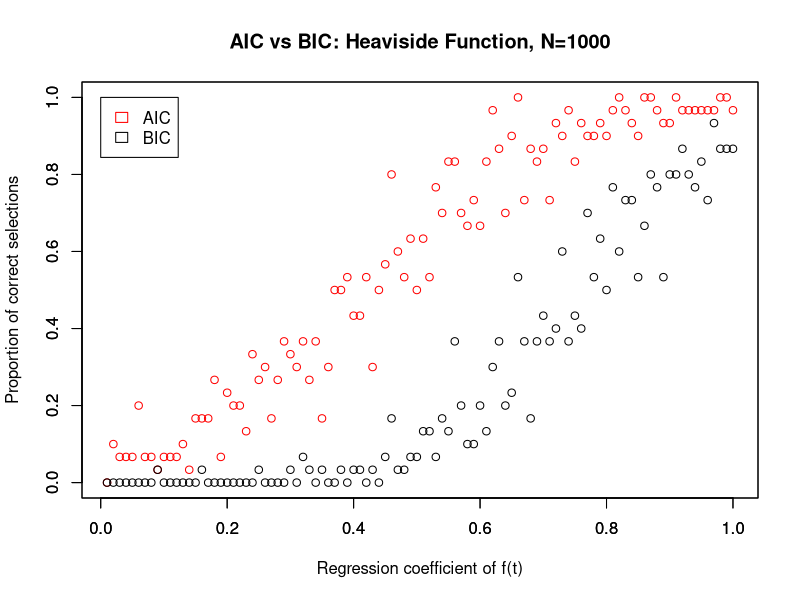
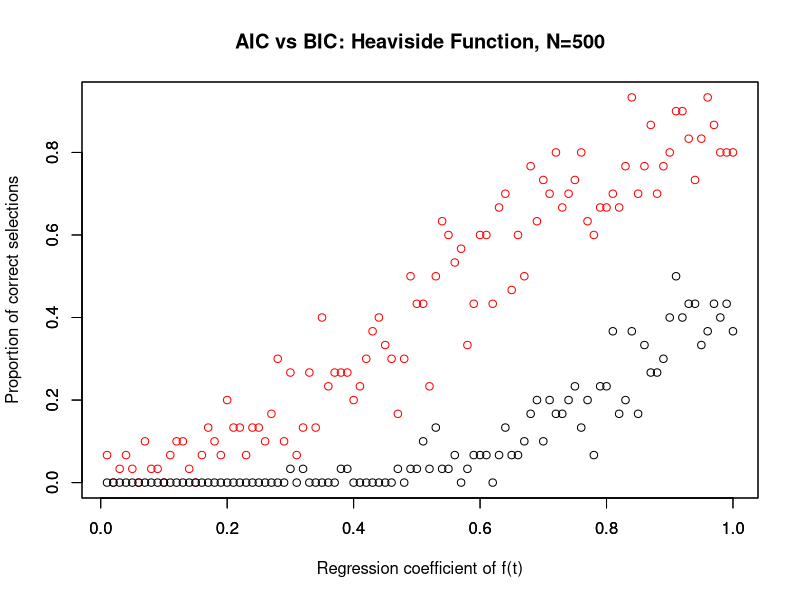
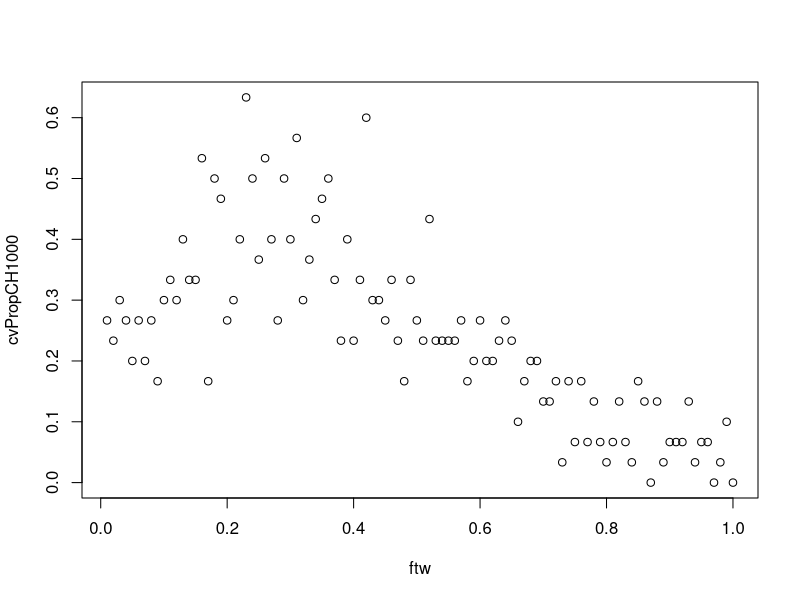
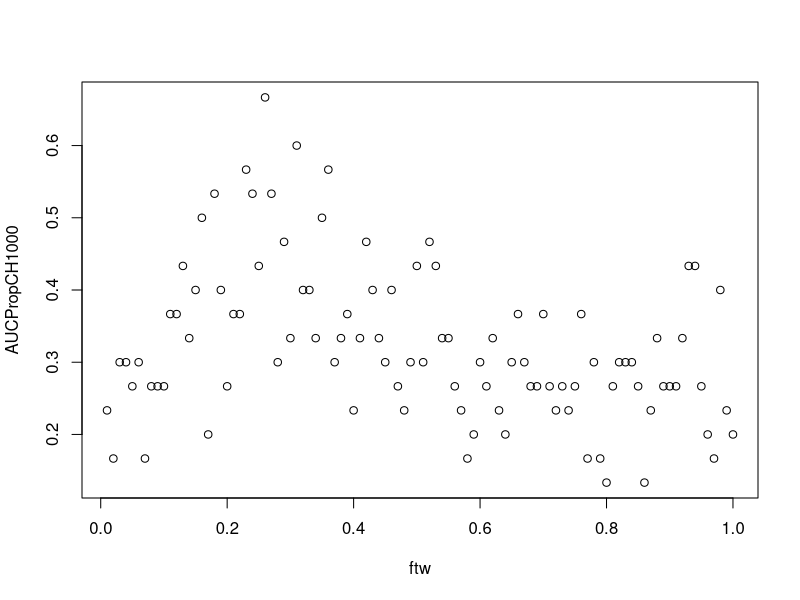
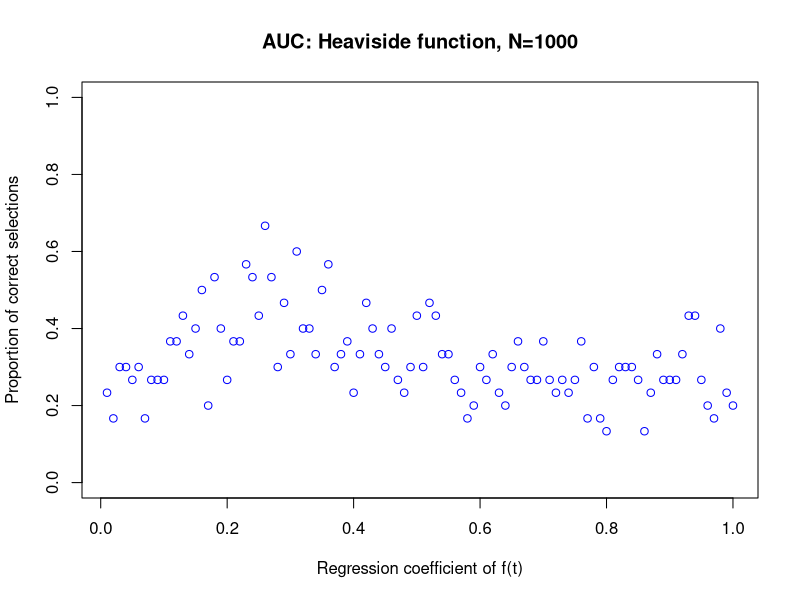
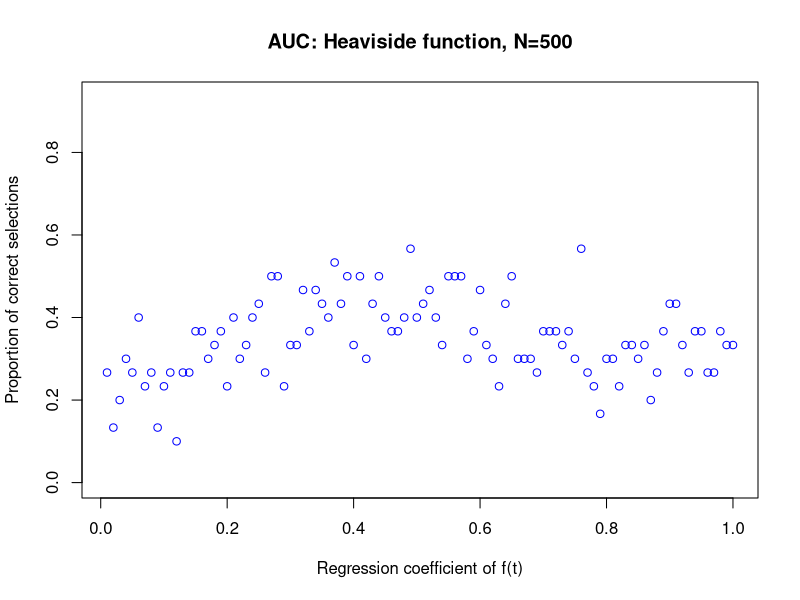
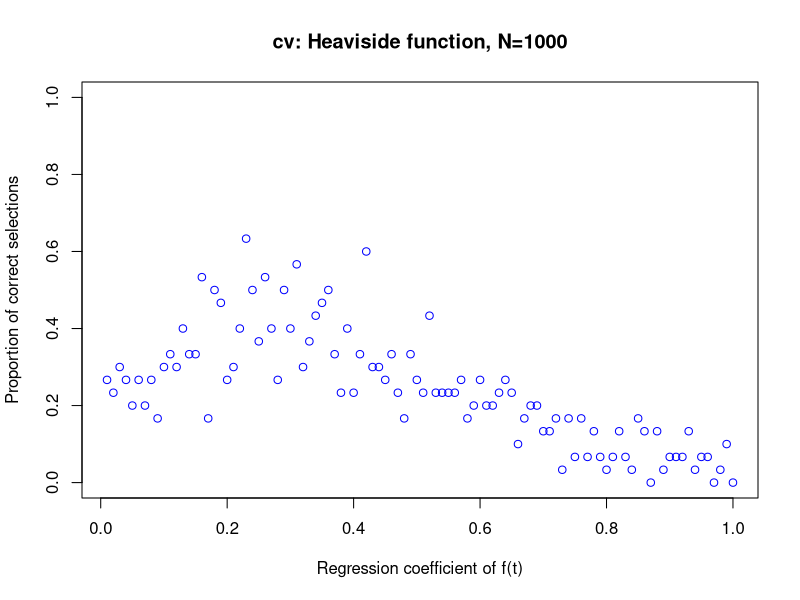
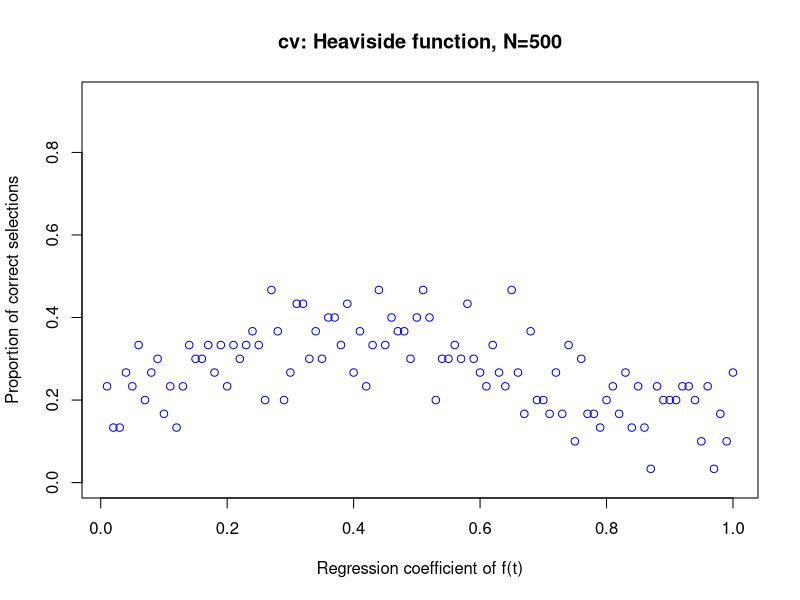

Here is the R script that generated these plots, in order: (Note: this script raises an error after producing the figures.)
rm(list = ls(all.names = TRUE))


dsH1000<-read.csv("SimH1000N324TP.csv")
dsH500<-read.csv("SimH500N325TP.csv")

dsInt1000<-read.csv("SimInt1000N325TP.csv")
dsInt500<-read.csv("SimInt500N325TP.csv")

dsLog1000<-read.csv("SimLog1000N325TP.csv")
dsLog500<-read.csv("SimLog500N329TP.csv")

dsT1000<-read.csv("SimT1000N329TP.csv")
dsT500<-read.csv("SimT500N329TP.csv")

#Preparing graphs
#Note: will need to rerun Heaviside 1000; missing time model

ftw<-as.vector(as.numeric(dsH1000[1,2:101]))
AICPropCH1000<-as.vector(as.numeric(dsH1000[3,2:101]))
BICPropCH1000<-as.vector(as.numeric(dsH1000[7,2:101]))
cvPropCH1000<-as.vector(as.numeric(dsH1000[11,2:101]))
AUCPropCH1000<-as.vector(as.numeric(dsH1000[15,2:101]))


ftw<-as.vector(as.numeric(dsH500[1,2:101]))
AICPropCH500<-as.vector(as.numeric(dsH500[3,2:101]))
BICPropCH500<-as.vector(as.numeric(dsH500[7,2:101]))
cvPropCH500<-as.vector(as.numeric(dsH500[11,2:101]))
AUCPropCH500<-as.vector(as.numeric(dsH500[15,2:101]))


plot(ftw, AICPropCH1000, col="red", ylab="Proportion of correct selections", 
     xlab="Regression coefficient of f(t)", ylim=range(c(AICPropCH1000,BICPropCH1000, AUCPropCH1000)),
     main="AIC vs BIC: Heaviside Function, N=1000")
par(new=TRUE)
plot(ftw, BICPropCH1000, xlab="", ylab="", ylim=range(c(AICPropCH1000,BICPropCH1000, AUCPropCH1000)))
legend(x=0, y=1, legend=c("AIC", "BIC"), col=par("red"), fill=FALSE, border=c("Red", "Black"))

plot(ftw, AICPropCH500, col="red", ylab="Proportion of correct selections", 
     xlab="Regression coefficient of f(t)", ylim=range(c(AICPropCH500,BICPropCH500)),
     main="AIC vs BIC: Heaviside Function, N=500")
par(new=TRUE)
plot(ftw, BICPropCH500, xlab="", ylab="", ylim=range(c(AICPropCH500,BICPropCH500)))


plot(ftw, cvPropCH1000)
plot(ftw, AUCPropCH1000)

plot(ftw, AUCPropCH1000, col="blue", ylim=range(c(AICPropCH1000,BICPropCH1000, AUCPropCH1000)),
     xlab="Regression coefficient of f(t)",
     ylab="Proportion of correct selections",
     main="AUC: Heaviside function, N=1000")


plot(ftw, AUCPropCH500, col="blue", ylim=range(c(AICPropCH500,BICPropCH500, AUCPropCH500)),
     xlab="Regression coefficient of f(t)",
     ylab="Proportion of correct selections",
     main="AUC: Heaviside function, N=500")

plot(ftw, cvPropCH1000, col="blue", ylim=range(c(AICPropCH1000,BICPropCH1000, cvPropCH1000)),
     xlab="Regression coefficient of f(t)",
     ylab="Proportion of correct selections",
     main="cv: Heaviside function, N=1000")


plot(ftw, cvPropCH500, col="blue", ylim=range(c(AICPropCH500,BICPropCH500, cvPropCH500)),
     xlab="Regression coefficient of f(t)",
     ylab="Proportion of correct selections",
     main="cv: Heaviside function, N=500")


plot(ftw, AUCPropCH1000, col="black", ylim=range(c(AICPropCH1000, AUCPropCH1000, AUCPropCH500)),
     xlab="Regression coefficient of f(t)",
     ylab="Proportion of correct selections",
     main="AUC: Heaviside Function")
par(new=TRUE)
plot(ftw, AUCPropCH500, col="red", ylim=range(c(AICPropCH1000, AUCPropCH1000, AUCPropCH500)),
     xlab="",
     ylab="",
     main="")
legend(x=.7, y=1, legend=c("N=1000", "N=500"),border=c("black", "red"), fill=FALSE )


###################################################
#Interaction
#Also do not include Time model for some reason

rm(list = ls(all.names = TRUE))

dsInt1000<-read.csv("SimInt1000N325TP.csv")
dsInt500<-read.csv("SimInt500N325TP.csv")

dsInt500[,1:2]

ftw<-as.vector(as.numeric(dsInt1000[1,2:101]))
AICPropCInt1000<-as.vector(as.numeric(dsInt1000[4,2:101]))
BICPropCInt1000<-as.vector(as.numeric(dsInt1000[8,2:101]))
cvPropCInt1000<-as.vector(as.numeric(dsInt1000[12,2:101]))
AUCPropCInt1000<-as.vector(as.numeric(dsInt1000[16,2:101]))


ftw<-as.vector(as.numeric(dsInt500[1,2:101]))
AICPropCInt500<-as.vector(as.numeric(dsInt500[4,2:101]))
BICPropCInt500<-as.vector(as.numeric(dsInt500[8,2:101]))
cvPropCInt500<-as.vector(as.numeric(dsInt500[12,2:101]))
AUCPropCInt500<-as.vector(as.numeric(dsInt500[16,2:101]))


plot(ftw, AICPropCInt1000, col="red", ylab="Proportion of correct selections", 
     xlab="Regression coefficient of Interaction Term", ylim=range(c(AICPropCInt1000,BICPropCInt1000)),
     main="AIC vs BIC: Interaction model, N=1000")
par(new=TRUE)
plot(ftw, BICPropCInt1000, xlab="", ylab="", ylim=range(c(AICPropCInt1000,BICPropCInt1000)))
legend(x=0, y=1, legend=c("AIC", "BIC"), col=par("red"), fill=FALSE, border=c("Red", "Black"))


plot(ftw, AICPropCInt500, col="red", ylab="Proportion of correct selections", 
     xlab="Regression coefficient of Interaction Term", ylim=range(c(AICPropCInt500,BICPropCInt500)),
     main="AIC vs BIC: Interaction Model, N=500")
par(new=TRUE)
plot(ftw, BICPropCInt500, xlab="", ylab="", ylim=range(c(AICPropCInt500,BICPropCInt500)))
legend(x=0, y=1, legend=c("AIC", "BIC"), col=par("red"), fill=FALSE, border=c("Red", "Black"))


###AUC comparison for Int
plot(ftw, AUCPropCInt1000, col="black", ylim=range(c(AICPropCInt1000,AUCPropCInt1000, AUCPropCInt500)),
     xlab="Regression coefficient of f(t)",
     ylab="Proportion of correct selections",
     main="AUC: Interaction")
par(new=TRUE)
plot(ftw, AUCPropCInt500, col="red", ylim=range(c(AICPropCInt1000,AUCPropCInt1000, AUCPropCInt500)),
     xlab="",
     ylab="",
     main="")
legend(x=.7, y=.2, legend=c("N=1000", "N=500"),border=c("black", "red"), fill=FALSE )


###################################################
#f(t)=t
#...The hell?
rm(list = ls(all.names = TRUE))


dsT1000<-read.csv("SimT1000N329TP.csv")
dsT500<-read.csv("SimT500N329TP.csv")

ftwT10<-as.vector(as.numeric(dsT1000[1,2:101]))
AICPropCT1000<-as.vector(as.numeric(dsT1000[6,2:101]))
BICPropCT1000<-as.vector(as.numeric(dsT1000[11,2:101]))
cvPropCT1000<-as.vector(as.numeric(dsT1000[16,2:101]))
AUCPropCT1000<-as.vector(as.numeric(dsT1000[21,2:101]))

dsT500[,1:2]
ftw5<-as.vector(as.numeric(dsT500[1,2:101]))
AICPropCT500<-as.vector(as.numeric(dsT500[6,2:101]))
BICPropCT500<-as.vector(as.numeric(dsT500[11,2:101]))
cvPropCT500<-as.vector(as.numeric(dsT500[16,2:101]))
AUCPropCT500<-as.vector(as.numeric(dsT500[21,2:101]))

dsT1000[,1:2]
dsT500[,1:2]

ftw<-c(1:100)/100

plot(ftw, AICPropCT1000, col="red", ylab="Proportion of correct selections", 
     xlab="Regression coefficient of Time-Covariate Interaction", ylim=range(c(AICPropCT1000,BICPropCT1000)),
     main="AIC vs BIC: f(t)=t, N=1000")
par(new=TRUE)
plot(ftw, BICPropCT1000, xlab="", ylab="", ylim=range(c(AICPropCT1000,BICPropCT1000)))
legend(x=0, y=1, legend=c("AIC", "BIC"), col=par("red"), fill=FALSE, border=c("Red", "Black"))


plot(ftw, AICPropCT500, col="red", ylab="Proportion of correct selections", 
     xlab="Regression coefficient of Time-Covariate Interaction", ylim=range(c(AICPropCT500,BICPropCT500)),
     main="AIC vs BIC: f(t)=t, N=500")
par(new=TRUE)
plot(ftw, BICPropCT500, xlab="", ylab="", ylim=range(c(AICPropCT500,BICPropCT500)))
legend(x=0, y=1, legend=c("AIC", "BIC"), col=par("red"), fill=FALSE, border=c("Red", "Black"))

###################################################
#f(t)=log(t)

rm(list = ls(all.names = TRUE))


dsLog1000<-read.csv("SimLog1000N325TP.csv")
dsLog500<-read.csv("SimLog500N329TP.csv")

dsLog1000[,1:2]
dsLog500[,1:2]

ftw<-as.vector(as.numeric(dsLog1000[1,2:101]))
AICPropCLog1000<-as.vector(as.numeric(dsLog1000[5,2:101]))
BICPropCLog1000<-as.vector(as.numeric(dsLog1000[9,2:101]))
cvPropCLog1000<-as.vector(as.numeric(dsLog1000[13,2:101]))
AUCPropCLog1000<-as.vector(as.numeric(dsLog1000[17,2:101]))


ftw<-as.vector(as.numeric(dsLog500[1,2:101]))
AICPropCLog500<-as.vector(as.numeric(dsLog500[5,2:101]))
BICPropCLog500<-as.vector(as.numeric(dsLog500[10,2:101]))
cvPropCLog500<-as.vector(as.numeric(dsLog500[15,2:101]))
AUCPropCLog500<-as.vector(as.numeric(dsLog500[20,2:101]))


plot(ftw, AICPropCLog1000, col="red", ylab="Proportion of correct selections", 
     xlab="Regression coefficient of f(t)", ylim=range(c(AICPropCLog1000,BICPropCLog1000)),
     main="AIC vs BIC: f(t)=log, N=1000")
par(new=TRUE)
plot(ftw, BICPropCLog1000, xlab="", ylab="", ylim=range(c(AICPropCLog1000,BICPropCLog1000)))
legend(x=0, y=1, legend=c("AIC", "BIC"), col=par("red"), fill=FALSE, border=c("Red", "Black"))


plot(ftw, AICPropCLog500, col="red", ylab="Proportion of correct selections", 
     xlab="Regression coefficient of f(t)", ylim=range(c(AICPropCLog500,BICPropCLog500)),
     main="AIC vs BIC: f(t)=log, N=500")
par(new=TRUE)
plot(ftw, BICPropCLog500, xlab="", ylab="", ylim=range(c(AICPropCLog500,BICPropCLog500)))

###AUC comparison for Log
plot(ftw, AUCPropCLog1000, col="black", ylim=range(c(AICPropCLog1000,AUCPropCLog1000, AUCPropCLog500)),
     xlab="Regression coefficient of f(t)",
     ylab="Proportion of correct selections",
     main="AUC: log(t)")
par(new=TRUE)
plot(ftw, AUCPropCLog500, col="red", ylim=range(c(AICPropCLog1000,AUCPropCLog1000, AUCPropCLog500)),
     xlab="",
     ylab="",
     main="")
legend(x=.7, y=1, legend=c("N=1000", "N=500"),border=c("black", "red"), fill=FALSE )

########cv
plot(ftw, cvPropCLog1000, col="blue", ylim=range(c(AICPropCLog1000,BICPropCLog1000, cvPropCLog1000)),
     xlab="Regression coefficient of f(t)",
     ylab="Proportion of correct selections",
     main="cv: log(t) function, N=1000")


plot(ftw, cvPropCLog500, col="blue", ylim=range(c(AICPropCLog500,BICPropCLog500, cvPropCLog500)),
     xlab="Regression coefficient of f(t)",
     ylab="Proportion of correct selections",
     main="cv: log(t) function, N=500")

